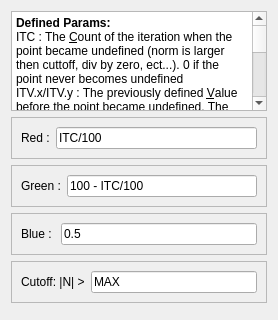
             <widget class="QWidget" name="tab_3">
              <attribute name="title">
               <string>Iterated</string>
              </attribute>
              <layout class="QVBoxLayout" name="verticalLayout_7">
               <item>
                <widget class="QTextBrowser" name="textBrowser">
                 <property name="maximumSize">
                  <size>
                   <width>16777215</width>
                   <height>100</height>
                  </size>
                 </property>
                 <property name="html">
                  <string>&lt;!DOCTYPE HTML PUBLIC &quot;-//W3C//DTD HTML 4.0//EN&quot; &quot;http://www.w3.org/TR/REC-html40/strict.dtd&quot;&gt;
&lt;html&gt;&lt;head&gt;&lt;meta name=&quot;qrichtext&quot; content=&quot;1&quot; /&gt;&lt;meta charset=&quot;utf-8&quot; /&gt;&lt;style type=&quot;text/css&quot;&gt;
p, li { white-space: pre-wrap; }
hr { height: 1px; border-width: 0; }
li.unchecked::marker { content: &quot;\2610&quot;; }
li.checked::marker { content: &quot;\2612&quot;; }
&lt;/style&gt;&lt;/head&gt;&lt;body style=&quot; font-family:'Segoe UI'; font-size:9pt; font-weight:400; font-style:normal;&quot;&gt;
&lt;p style=&quot; margin-top:0px; margin-bottom:0px; margin-left:0px; margin-right:0px; -qt-block-indent:0; text-indent:0px;&quot;&gt;&lt;span style=&quot; font-weight:700;&quot;&gt;Defined Params:&lt;/span&gt;&lt;/p&gt;
&lt;p style=&quot; margin-top:0px; margin-bottom:0px; margin-left:0px; margin-right:0px; -qt-block-indent:0; text-indent:0px;&quot;&gt;ITC : The &lt;span style=&quot; text-decoration: underline;&quot;&gt;C&lt;/span&gt;ount of the iteration when the point became undefined (norm is larger then cuttoff, div by zero, ect...). 0 if the point never becomes undefined&lt;/p&gt;
&lt;p style=&quot; margin-top:0px; margin-bottom:0px; margin-left:0px; margin-right:0px; -qt-block-indent:0; text-indent:0px;&quot;&gt;ITV.x/ITV.y : The previously defined &lt;span style=&quot; text-decoration: underline;&quot;&gt;V&lt;/span&gt;alue before the point became undefined. The final value at the end of iteration if the point never becomes undefined.&lt;/p&gt;
&lt;p style=&quot; margin-top:0px; margin-bottom:0px; margin-left:0px; margin-right:0px; -qt-block-indent:0; text-indent:0px;&quot;&gt;ITS : The final &lt;span style=&quot; text-decoration: underline;&quot;&gt;S&lt;/span&gt;tate of the point, 0 if the point became undefined, 1 if it remained defined.&lt;/p&gt;
&lt;p style=&quot; margin-top:0px; margin-bottom:0px; margin-left:0px; margin-right:0px; -qt-block-indent:0; text-indent:0px;&quot;&gt;MAX : The largest unsigned float64&lt;/p&gt;
&lt;p style=&quot; margin-top:0px; margin-bottom:0px; margin-left:0px; margin-right:0px; -qt-block-indent:0; text-indent:0px;&quot;&gt;t : unsigned float64 number of seconds in animation&lt;/p&gt;
&lt;p style=&quot;-qt-paragraph-type:empty; margin-top:0px; margin-bottom:0px; margin-left:0px; margin-right:0px; -qt-block-indent:0; text-indent:0px;&quot;&gt;&lt;br /&gt;&lt;/p&gt;
&lt;p style=&quot; margin-top:0px; margin-bottom:0px; margin-left:0px; margin-right:0px; -qt-block-indent:0; text-indent:0px;&quot;&gt;&lt;span style=&quot; font-weight:700;&quot;&gt;Note:&lt;/span&gt;&lt;/p&gt;
&lt;p style=&quot; margin-top:0px; margin-bottom:0px; margin-left:0px; margin-right:0px; -qt-block-indent:0; text-indent:0px;&quot;&gt;The colour channels are normalized on eachother, i.e, if there is a value above 1, then all channels are divided by the largest value amongst the channels. Netagtive values will be raised to zero, and undefined values will be set to zero.&lt;/p&gt;&lt;/body&gt;&lt;/html&gt;</string>
                 </property>
                </widget>
               </item>
               <item>
                <widget class="QFrame" name="frame_16">
                 <property name="frameShape">
                  <enum>QFrame::StyledPanel</enum>
                 </property>
                 <property name="frameShadow">
                  <enum>QFrame::Raised</enum>
                 </property>
                 <layout class="QHBoxLayout" name="horizontalLayout_14">
                  <item>
                   <widget class="QLabel" name="label_16">
                    <property name="text">
                     <string>Red :</string>
                    </property>
                   </widget>
                  </item>
                  <item>
                   <widget class="QLineEdit" name="LineEdit_Iterated_Red">
                    <property name="text">
                     <string>ITC/100</string>
                    </property>
                   </widget>
                  </item>
                 </layout>
                </widget>
               </item>
               <item>
                <widget class="QFrame" name="frame_17">
                 <property name="frameShape">
                  <enum>QFrame::StyledPanel</enum>
                 </property>
                 <property name="frameShadow">
                  <enum>QFrame::Raised</enum>
                 </property>
                 <layout class="QHBoxLayout" name="horizontalLayout_15">
                  <item>
                   <widget class="QLabel" name="label_17">
                    <property name="text">
                     <string>Green :</string>
                    </property>
                   </widget>
                  </item>
                  <item>
                   <widget class="QLineEdit" name="LineEdit_Iterated_Green">
                    <property name="text">
                     <string>100 - ITC/100</string>
                    </property>
                   </widget>
                  </item>
                 </layout>
                </widget>
               </item>
               <item>
                <widget class="QFrame" name="frame_18">
                 <property name="frameShape">
                  <enum>QFrame::StyledPanel</enum>
                 </property>
                 <property name="frameShadow">
                  <enum>QFrame::Raised</enum>
                 </property>
                 <layout class="QHBoxLayout" name="horizontalLayout_16">
                  <item>
                   <widget class="QLabel" name="label_18">
                    <property name="text">
                     <string>Blue : </string>
                    </property>
                   </widget>
                  </item>
                  <item>
                   <widget class="QLineEdit" name="LineEdit_Iterated_Blue">
                    <property name="text">
                     <string>0.5</string>
                    </property>
                   </widget>
                  </item>
                 </layout>
                </widget>
               </item>
               <item>
                <widget class="QFrame" name="frame_19">
                 <property name="frameShape">
                  <enum>QFrame::StyledPanel</enum>
                 </property>
                 <property name="frameShadow">
                  <enum>QFrame::Raised</enum>
                 </property>
                 <layout class="QHBoxLayout" name="horizontalLayout_17">
                  <item>
                   <widget class="QLabel" name="label_19">
                    <property name="text">
                     <string>Cutoff: |N| &gt;</string>
                    </property>
                   </widget>
                  </item>
                  <item>
                   <widget class="QLineEdit" name="LineEdit_Iterated_CutOff">
                    <property name="text">
                     <string>MAX</string>
                    </property>
                   </widget>
                  </item>
                 </layout>
                </widget>
               </item>
               <item>
                <widget class="QFrame" name="frame_20">
                 <property name="frameShape">
                  <enum>QFrame::StyledPanel</enum>
                 </property>
                 <property name="frameShadow">
                  <enum>QFrame::Raised</enum>
                 </property>
                 <widget class="QLabel" name="label_20">
                  <property name="geometry">
                   <rect>
                    <x>20</x>
                    <y>10</y>
                    <width>101</width>
                    <height>16</height>
                   </rect>
                  </property>
                  <property name="text">
                   <string>Max Iterations :</string>
                  </property>
                 </widget>
                 <widget class="QSpinBox" name="spinBox">
                  <property name="geometry">
                   <rect>
                    <x>120</x>
                    <y>10</y>
                    <width>91</width>
                    <height>22</height>
                   </rect>
                  </property>
                  <property name="minimum">
                   <number>1</number>
                  </property>
                  <property name="maximum">
                   <number>10000</number>
                  </property>
                  <property name="value">
                   <number>100</number>
                  </property>
                 </widget>
                </widget>
               </item>
              </layout>
             </widget>
